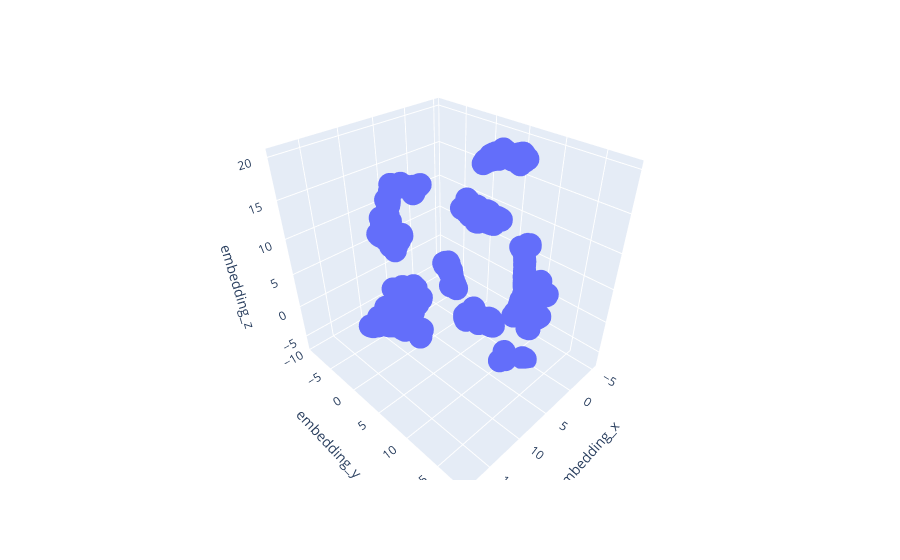

The notebook cell saved with this chart:
### Code cell
# redutor de dimensionalidade UMAP sobre o espaço criado pela Random Forest
reducer = umap.UMAP(random_state = 42, n_components = 3)
embedding = reducer.fit_transform(df_leaf)

df_tree = pd.DataFrame()
df_tree['embedding_x'] = embedding[:, 0]
df_tree['embedding_y'] = embedding[:, 1]
df_tree['embedding_z'] = embedding[:, 2]

# sns.scatterplot(x = 'embedding_x', y = 'embedding_y', data = df_tree)
fig = px.scatter_3d(df_tree, x = 'embedding_x', y = 'embedding_y', z = 'embedding_z')
fig.show()

### Figure 1 — Plotly figure (JSON) as saved in the notebook; plotly's stock layout.template omitted (floating-point values rounded to 4 significant figures; data arrays with more than 128 entries replaced by an {"elided": "..."} marker saying what was removed)
{"data": [{"hovertemplate": "embedding_x=%{x}<br>embedding_y=%{y}<br>embedding_z=%{z}<extra></extra>", "legendgroup": "", "marker": {"color": "#636efa", "symbol": "circle"}, "mode": "markers", "name": "", "scene": "scene", "showlegend": false, "type": "scatter3d", "x": {"elided": "5695 float values"}, "y": {"elided": "5695 float values"}, "z": {"elided": "5695 float values"}}], "layout": {"legend": {"tracegroupgap": 0}, "margin": {"t": 60}, "scene": {"domain": {"x": [0, 1], "y": [0, 1]}, "xaxis": {"title": {"text": "embedding_x"}}, "yaxis": {"title": {"text": "embedding_y"}}, "zaxis": {"title": {"text": "embedding_z"}}}}}
